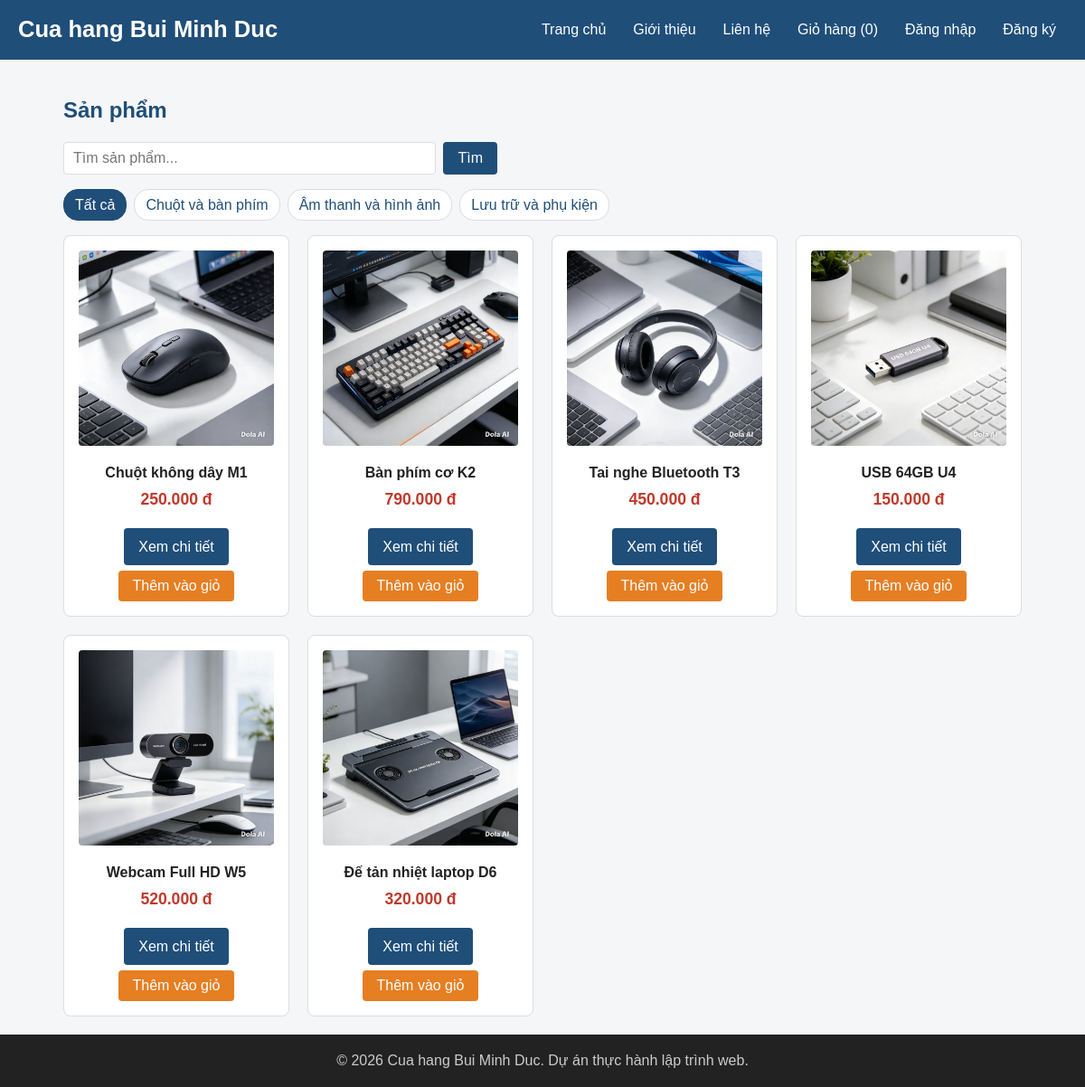
The page / on the database its author committed.
### tables this page shows
CREATE TABLE categories (
    id   INT UNSIGNED AUTO_INCREMENT PRIMARY KEY,
    name VARCHAR(100) NOT NULL
);

CREATE TABLE products (
    id          INT UNSIGNED AUTO_INCREMENT PRIMARY KEY,
    category_id INT UNSIGNED NOT NULL,
    name        VARCHAR(200) NOT NULL,
    price       INT UNSIGNED NOT NULL,
    description TEXT,
    image       VARCHAR(255) NOT NULL DEFAULT 'images/sp01.jpg',
    stock       INT UNSIGNED NOT NULL DEFAULT 0,
    created_at  DATETIME NOT NULL DEFAULT CURRENT_TIMESTAMP,
    FOREIGN KEY (category_id) REFERENCES categories (id)
);

### includes/functions.php (called while the page is built, shortened)
<?php
function e($value)
{
    return htmlspecialchars((string) $value, ENT_QUOTES, 'UTF-8');
}
function format_price($amount)
{
    return number_format((int) $amount, 0, ',', '.') . ' đ';
}
function url($path = '')
{
    return BASE_URL . ltrim($path, '/');
}
function current_user()
{
    return $_SESSION['user'] ?? null;
}
function is_logged_in()
{
    return current_user() !== null;
}
function cart_count()
{
    return array_sum($_SESSION['cart'] ?? []);
}

### index.php (the view, shortened to what this page needs)
<?php
require __DIR__ . '/includes/init.php';
$rawCategoryId = $_GET['category'] ?? 0;
$categoryId = is_scalar($rawCategoryId) ? filter_var((string) $rawCategoryId, FILTER_VALIDATE_INT) : false;
$categoryId = $categoryId !== false && $categoryId > 0 ? $categoryId : 0;
$keyword = isset($_GET['q']) && is_string($_GET['q']) ? trim($_GET['q']) : '';
$page = isset($_GET['page']) && is_scalar($_GET['page']) ? max(1, (int) $_GET['page']) : 1;
$perPage = 8;
$categories = $pdo->query('SELECT id, name FROM categories ORDER BY id')->fetchAll();
$where = [];
$params = [];
$whereSql = $where ? ' WHERE ' . implode(' AND ', $where) : '';
$countStmt = $pdo->prepare('SELECT COUNT(*) FROM products' . $whereSql);
$countStmt->execute($params);
$totalProducts = (int) $countStmt->fetchColumn();
$totalPages = max(1, (int) ceil($totalProducts / $perPage));
$page = min($page, $totalPages);
$stmt = $pdo->prepare(
    'SELECT id, name, price, image FROM products' . $whereSql . ' ORDER BY id LIMIT ? OFFSET ?'
);
$stmt->bindValue(count($params) + 1, $perPage, PDO::PARAM_INT);
$stmt->bindValue(count($params) + 2, ($page - 1) * $perPage, PDO::PARAM_INT);
$stmt->execute();
$products = $stmt->fetchAll();
require __DIR__ . '/includes/header.php';
?>
<section>
    <h2>Sản phẩm</h2>
    <form action="<?= url('index.php') ?>" method="get" class="search-form">
        <input type="search" name="q" value="<?= e($keyword) ?>" placeholder="Tìm sản phẩm...">
        <button type="submit" class="btn">Tìm</button>
    </form>
    <p class="category-bar">
        <a href="<?= url('index.php') ?>" class="<?= $categoryId === 0 ? 'active' : '' ?>">Tất cả</a>
        <?php foreach ($categories as $category): ?>
            <a href="<?= url('index.php?category=' . $category['id']) ?>"
               class="<?= $categoryId === (int) $category['id'] ? 'active' : '' ?>"><?= e($category['name']) ?></a>
        <?php endforeach; ?>
    </p>
    <div class="product-list">
        <?php foreach ($products as $product): ?>
            <article class="product-card">
                <img src="<?= url($product['image']) ?>" alt="<?= e($product['name']) ?>">
                <h3><?= e($product['name']) ?></h3>
                <p class="price"><?= format_price($product['price']) ?></p>
                <a href="<?= url('product.php?id=' . $product['id']) ?>" class="btn">Xem chi tiết</a>
                <form action="<?= url('cart-add.php') ?>" method="post" class="inline-form">
                    <button type="submit" class="btn btn-accent">Thêm vào giỏ</button>
                </form>
            </article>
        <?php endforeach; ?>
    </div>
</section>
<?php require __DIR__ . '/includes/footer.php'; ?>

### includes/header.php (shortened to what this page needs)
<!DOCTYPE html>
<html lang="vi">
<head>
    <link rel="stylesheet" href="<?= url('css/style.css') ?>">
</head>
<body>
    <header class="site-header">
        <h1><?= APP_NAME ?></h1>
        <nav class="main-nav">
            <a href="<?= url('index.php') ?>">Trang chủ</a>
            <a href="<?= url('about.php') ?>">Giới thiệu</a>
            <a href="<?= url('contact.php') ?>">Liên hệ</a>
            <a href="<?= url('cart.php') ?>">Giỏ hàng (<span id="cart-count"><?= cart_count() ?></span>)</a>
            <?php if (is_logged_in()): ?>
                <a href="<?= url('orders.php') ?>">Đơn hàng</a>
                <form action="<?= url('logout.php') ?>" method="post" class="inline-form">
                    <?= csrf_field() ?>
                    <button type="submit" class="main-nav-button">Đăng xuất (<?= e(current_user()['fullname']) ?>)</button>
                </form>
                <?php if (is_admin()): ?>
                    <a href="<?= url('admin/index.php') ?>">Tổng quan</a>
                    <a href="<?= url('admin/product.php') ?>">Sản phẩm</a>
                    <a href="<?= url('admin/categories.php') ?>">Danh mục</a>
                <?php endif; ?>
            <?php else: ?>
                <a href="<?= url('login.php') ?>">Đăng nhập</a>
                <a href="<?= url('register.php') ?>">Đăng ký</a>
            <?php endif; ?>
        </nav>
    </header>
    <main>

### includes/footer.php
    </main>
    <footer class="site-footer">
        <p>&copy; <?= date('Y') ?> <?= APP_NAME ?>. Dự án thực hành lập trình web.</p>
    </footer>
</body>
</html>

### css/style.css (style rules this page uses)
:root { --primary: #1f4e79; --primary-dark: #163a5a; --accent: #e67e22; --accent-dark: #cf6d17; --text: #222222; --muted: #666666; --border: #dddddd; --bg: #f5f6f8; --white: #ffffff; --danger: #c0392b; }
* { box-sizing: border-box; }
body { margin: 0; font-family: Arial, Helvetica, sans-serif; font-size: 16px; line-height: 1.6; color: var(--text); background-color: var(--bg); }
h1, h2, h3 { line-height: 1.3; }
h2 { color: var(--primary); }
a { color: var(--primary); text-decoration: none; }
img { max-width: 100%; height: auto; }
.price { color: var(--danger); font-size: 1.1rem; font-weight: bold; }
main { max-width: 1100px; margin: 0 auto; padding: 20px; }
.site-header { display: flex; justify-content: space-between; align-items: center; flex-wrap: wrap; gap: 10px; padding: 12px 20px; background-color: var(--primary); color: var(--white); }
.site-header h1 { margin: 0; font-size: 1.6rem; }
.main-nav { display: flex; flex-wrap: wrap; gap: 6px; }
.main-nav a { padding: 8px 12px; border-radius: 4px; color: var(--white); }
.product-list { display: grid; grid-template-columns: repeat(4, 1fr); gap: 20px; }
.product-card { padding: 16px; border: 1px solid var(--border); border-radius: 8px; background-color: var(--white); text-align: center; transition: box-shadow 0.2s, transform 0.2s; }
.product-card img { width: 100%; aspect-ratio: 1 / 1; object-fit: cover; border-radius: 4px; }
.product-card h3 { margin: 12px 0 4px; font-size: 1rem; }
.product-card .price { margin: 0 0 12px; }
.btn { display: inline-block; padding: 8px 16px; border: none; border-radius: 4px; background-color: var(--primary); color: var(--white); font-size: 1rem; font-family: inherit; cursor: pointer; }
.btn-accent { background-color: var(--accent); }
.product-card .btn { margin-top: 6px; }
body { display: flex; flex-direction: column; min-height: 100vh; }
main { flex: 1; width: 100%; }
.site-footer { padding: 16px; background-color: var(--text); color: #cccccc; text-align: center; }
.site-footer p { margin: 0; }
.search-form { display: flex; gap: 8px; max-width: 480px; margin-bottom: 12px; }
.search-form input { flex: 1; padding: 8px 10px; border: 1px solid var(--border); border-radius: 4px; font-size: 1rem; }
.category-bar { display: flex; flex-wrap: wrap; gap: 8px; }
.category-bar a { padding: 4px 12px; border: 1px solid var(--border); border-radius: 16px; background-color: var(--white); }
.category-bar a.active { border-color: var(--primary); background-color: var(--primary); color: var(--white); }
.inline-form { display: inline; }

### rows shown on the page
categories: name "Chuột và bàn phím"
categories: name "Âm thanh và hình ảnh"
categories: name "Lưu trữ và phụ kiện"
products: image (picture), name "Chuột không dây M1", price "250.000 đ"
products: image (picture), name "Bàn phím cơ K2", price "790.000 đ"
products: image (picture), name "Tai nghe Bluetooth T3", price "450.000 đ"
products: image (picture), name "USB 64GB U4", price "150.000 đ"
products: image (picture), name "Webcam Full HD W5", price "520.000 đ"
products: image (picture), name "Đế tản nhiệt laptop D6", price "320.000 đ"

### other values the page prints
APP_NAME "Cua hang Bui Minh Duc"
cart_count() "0"
